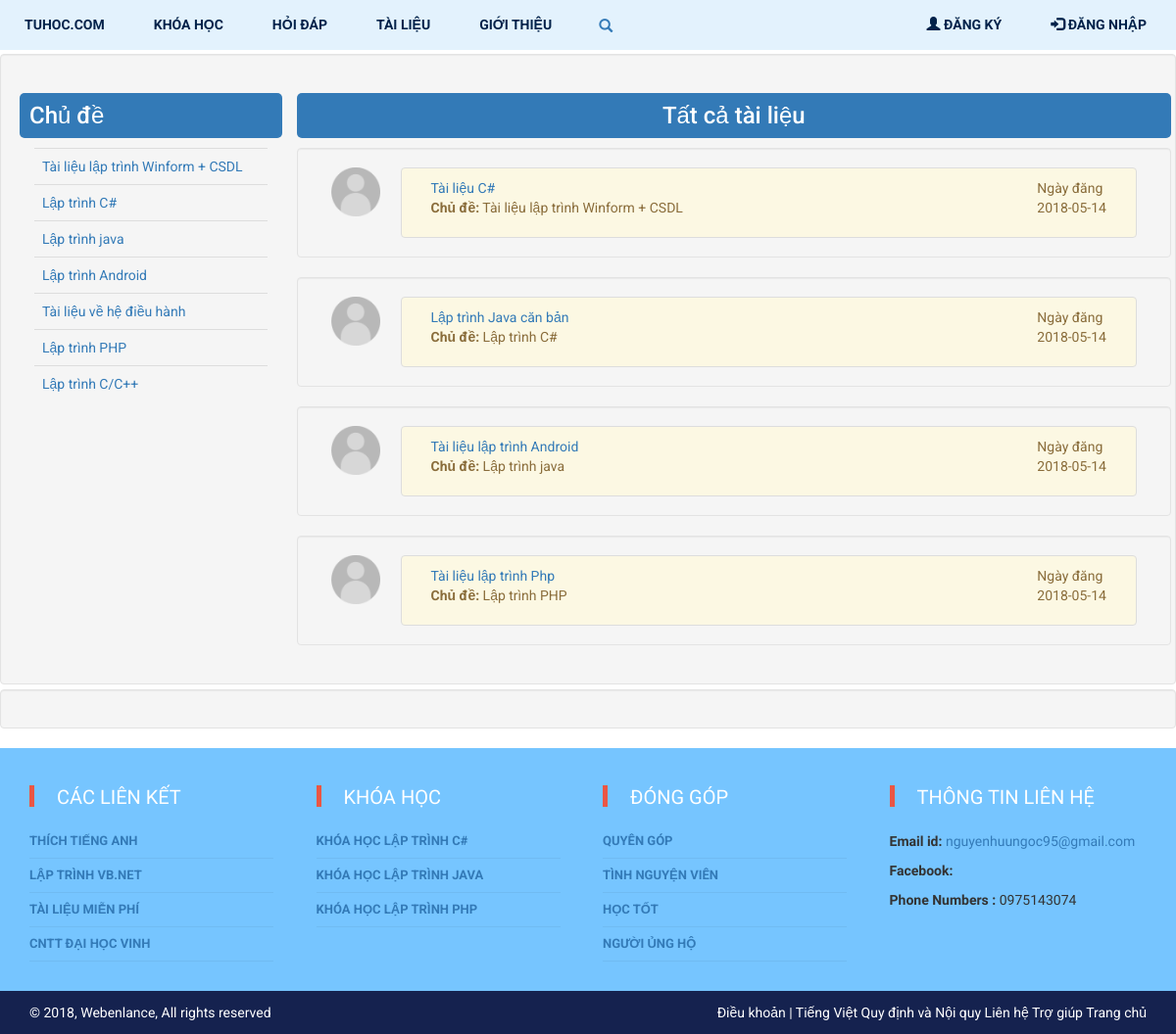
Page /index.php?xem=chude&id_loai_tin=4 on the committed database.
### tables this page shows
CREATE TABLE `chu_de` (
  `id` int(11) NOT NULL,
  `ten` varchar(255) NOT NULL,
  `id_loai_tin` int(11) NOT NULL,
  `thu_tu` int(11) NOT NULL,
  `tinh_trang` int(11) NOT NULL
);

CREATE TABLE `tai_lieu` (
  `id` int(11) NOT NULL,
  `id_chu_de` int(11) NOT NULL,
  `tieu_de` varchar(255) NOT NULL,
  `noi_dung` text NOT NULL,
  `lien_ket` varchar(500) NOT NULL,
  `hinh_anh` varchar(255) NOT NULL,
  `ngay_tao` date NOT NULL,
  `thu_tu` int(11) NOT NULL,
  `tinh_trang` int(11) NOT NULL
);

### modules/content/chu_de/tai_lieu.php (the view, shortened to what this page needs)
<?php
	if(isset($_GET['id'])){
		$sql_tai_lieu = "SELECT a.*, b.ten FROM `tai_lieu` a, chu_de b WHERE a.`id_chu_de` = b.id AND a.id_chu_de = ".$_GET['id'];
	}else{
		$sql_tai_lieu = "SELECT a.*, b.ten FROM `tai_lieu` a, chu_de b WHERE a.`id_chu_de` = b.id";
	}
	$result_tai_lieu = mysqli_query($conn, $sql_tai_lieu);
	$num_row = mysqli_num_rows($result_tai_lieu);
?>
<div class="col-sm-9">
	<div class="container-fluid row ">
		<div class="tieu_de row text-center">
			<h3 class="bg-primary" id="xep_hang">Tất cả tài liệu</h3>
		</div>
		<?php
		if($num_row == 0){
			echo "Chưa có tài liệu  nào";
		}else{
			while ($row = mysqli_fetch_assoc($result_tai_lieu)) {
				?>
				<div class="row well" >
					<div class="col-sm-1 ">
						<a href="" ><img src="image/no-avatar.png" height="50px" width="50px"></a>
					</div>
					<div class="col-sm-11 form-inline">
						<div class="col-sm-12 list-group-item  list-group-item-warning">
							<div class="col-sm-9">
								<a href="index.php?xem=chitiettailieu&id=<?php echo $row['id']?>" class=""> <?php echo $row['tieu_de']?></a>
								<p><b>Chủ đề:</b> <?php echo $row['ten']?></p>
							</div>
							<div class="col-sm-3">
								<span class="pull-right">Ngày đăng<br/> <?php echo $row['ngay_tao']?></span>
							</div>
						</div>
					</div>
				</div>
				<?php
			}
		}
		?>
	</div>
</div>

### modules/content/chu_de/danh_sach.php
<?php
$sql = "SELECT * FROM chu_de  WHERE id_loai_tin = ".$_GET['id_loai_tin']." and tinh_trang =1 order by thu_tu";
$result = mysqli_query($conn, $sql);
?>
<div class="container-fluid well" style="margin-top: 55px ;margin-bottom: 5px">
	<div class="row " width ="100%">
		<div class="col-sm-3">
			<div class="container-fluid">
				<div class="tieu_de row ">
					<h3 class="bg-primary">Chủ đề</h3>
				</div>
				<table class="table table-hover" style="background-color: ">
					<tbody class="list-group">
						<?php
						while($row = mysqli_fetch_assoc($result)){
							echo '
							<tr>
							<td><a href="index.php?xem=chude&id_loai_tin='.$_GET['id_loai_tin'].'&id='.$row['id'].'">'.$row['ten'].'</a></td>
							</tr>';
						}
						?>
					</tbody>
				</table>
			</div>
		</div>
		<?php
			if($_GET['id_loai_tin']==3){
				include("modules/content/chu_de/hoi_dap.php");
			}elseif($_GET['id_loai_tin']==2){
				include("modules/content/chu_de/khoa_hoc.php");
			}elseif ($_GET['id_loai_tin']==4) {
				include("modules/content/chu_de/tai_lieu.php");
			}
		?>
	</div>
</div>
<div class="container-fluid well">
</div>

### style/style.css (style rules this page uses)
body { margin: 0; padding: 0; font-family: "Time New Roman"; }
.tieu_de h3 { border-radius: 5px; padding: 10px; }

### rows in the picture
chu_de: ten "Tài liệu lập trình Winform + CSDL"
chu_de: ten "Lập trình C#"
chu_de: ten "Lập trình java"
chu_de: ten "Lập trình Android"
chu_de: ten "Tài liệu về hệ điều hành"
chu_de: ten "Lập trình PHP"
chu_de: ten "Lập trình C/C++"
tai_lieu: tieu_de "Tài liệu C#", id_chu_de.ten "Tài liệu lập trình Winform + CSDL", ngay_tao "2018-05-14"
tai_lieu: tieu_de "Lập trình Java căn bản", id_chu_de.ten "Lập trình C#", ngay_tao "2018-05-14"
tai_lieu: tieu_de "Tài liệu lập trình Android", id_chu_de.ten "Lập trình java", ngay_tao "2018-05-14"
tai_lieu: tieu_de "Tài liệu lập trình Php", id_chu_de.ten "Lập trình PHP", ngay_tao "2018-05-14"
